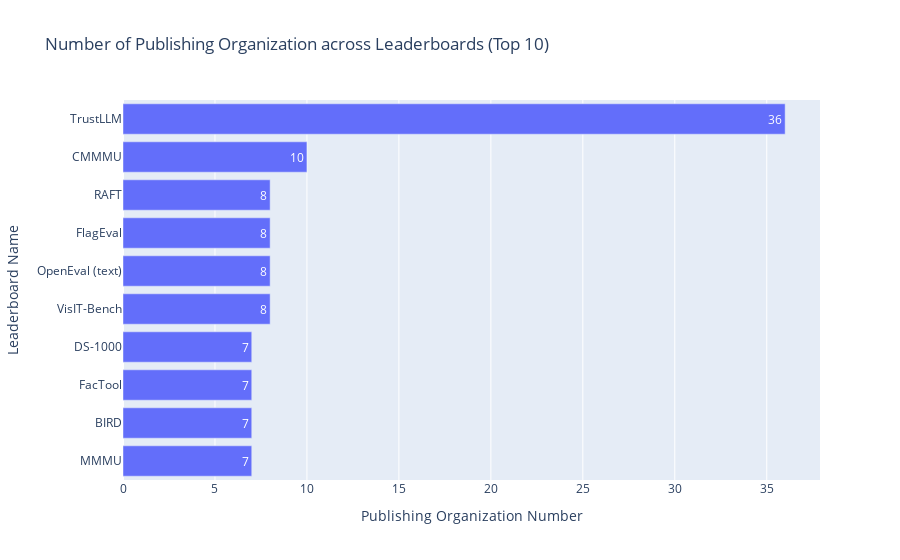

The code cell stored with this chart in its notebook:
### Code cell
df = pd.read_csv(path_rq1 / 'Leaderboard_processed.csv')

mean = np.mean(df['#Publishing Organization'])
median = np.median(df['#Publishing Organization'])
mode = stats.mode(df['#Publishing Organization'])[0]  # mode() returns a ModeResult object, hence the indexing
standard_deviation = np.std(df['#Publishing Organization'])

print(f"Mean: {mean}")
print(f"Median: {median}")
print(f"Mode: {mode}")
print(f"Standard Deviation: {standard_deviation}")

# Calculate the Gini coefficient
gini_coefficient = ineqpy.inequality.gini(data=df, income='#Publishing Organization', weights='Weight')
print("Gini Coefficient:", gini_coefficient)
df_top = df.sort_values(by='#Publishing Organization', ascending=False).head(10)
print(f"{df_top['Leaderboard name'].iloc[0]} is the leaderboard involving the most number of publishing organization up to {df_top['#Publishing Organization'].iloc[0]}.")

fig = go.Figure(go.Bar(
        x=df_top['#Publishing Organization'],  # Values for the bar lengths
        y=df_top['Leaderboard name'],  # Categories for each bar
        orientation='h',  # Sets the bars to be horizontal
        text=df_top['#Publishing Organization'],  # Adds the values as text on each bar
        textposition='auto'  # Automatically positions the text on the bars
))
fig.update_layout(
        title=f'Number of Publishing Organization across Leaderboards (Top 10)',
        xaxis_title='Publishing Organization Number',
        yaxis_title='Leaderboard Name',
        yaxis_autorange='reversed'  # This line makes the bars go top-down
)
# fig.write_image(path_rq1 / 'publishing organization distribution (top-10).pdf')
fig.show()

### Figure 1 — Plotly figure (JSON) as saved in the notebook; plotly's stock layout.template omitted (floating-point values rounded to 4 significant figures)
{"data": [{"orientation": "h", "text": [36, 10, 8, 8, 8, 8, 7, 7, 7, 7], "textposition": "auto", "type": "bar", "x": [36, 10, 8, 8, 8, 8, 7, 7, 7, 7], "y": ["TrustLLM", "CMMMU", "RAFT", "FlagEval", "OpenEval (text)", "VisIT-Bench", "DS-1000", "FacTool", "BIRD", "MMMU"]}], "layout": {"title": {"text": "Number of Publishing Organization across Leaderboards (Top 10)"}, "xaxis": {"title": {"text": "Publishing Organization Number"}}, "yaxis": {"autorange": "reversed", "title": {"text": "Leaderboard Name"}}}}
